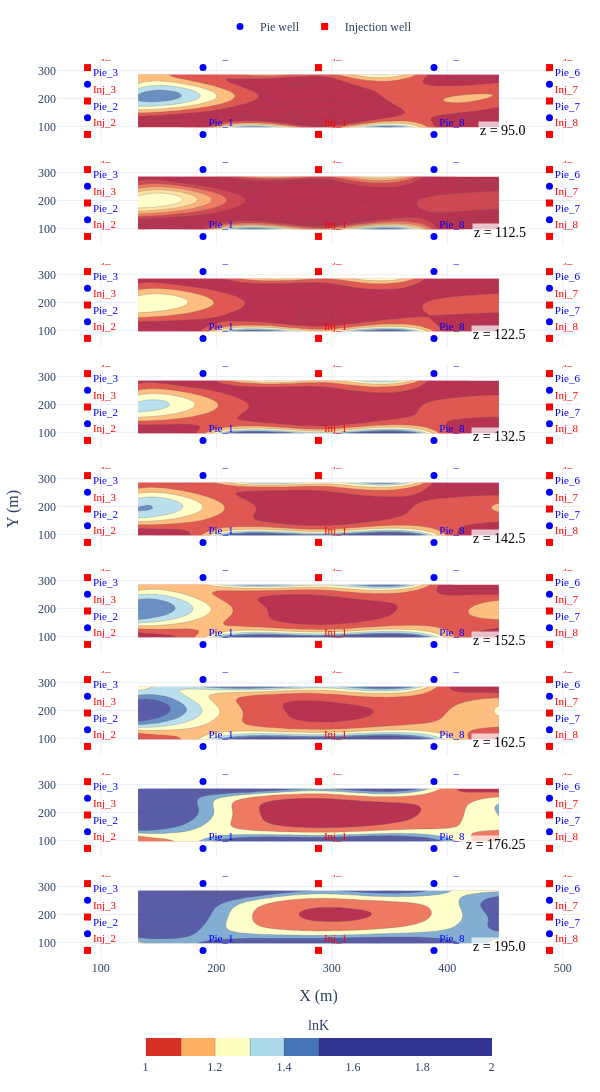

Notebook source saved alongside this figure:
### Markdown cell above
### 2D slice contour plot prior information

### Code cell
fig = plot_all_contours(df_prior_core, f'iter_{iter}', [1, 2], 15, (600, 3600))
# fig = plot_all_contours(df_prior, 'log_K', [-1, 1], 15, (600, 4800))

### Figure 1 — Plotly figure (JSON) as saved in the notebook; plotly's stock layout.template omitted (floating-point values rounded to 4 significant figures; data arrays with more than 128 entries replaced by an {"elided": "..."} marker saying what was removed)
{"data": [{"coloraxis": "coloraxis", "colorscale": [[0, "rgb(49,54,149)"], [0.1, "rgb(69,117,180)"], [0.2, "rgb(116,173,209)"], [0.3, "rgb(171,217,233)"], [0.4, "rgb(224,243,248)"], [0.5, "rgb(255,255,191)"], [0.6, "rgb(254,224,144)"], [0.7, "rgb(253,174,97)"], [0.8, "rgb(244,109,67)"], [0.9, "rgb(215,48,39)"], [1, "rgb(165,0,38)"]], "line": {"color": "#333333", "width": 0.25}, "ncontours": 15, "opacity": 0.8, "showscale": false, "type": "contour", "x": [132.2, 139.8, 147.2, 154.8, 162.2, 169.8, 177.2, 184.8, 192.2, 199.8, 207.2, 214.8, 222.2, 229.8, 237.2, 244.8, 252.2, 259.8, 267.2, 274.0, 280.0, 285.8, 291.2, 297.0, 303.0, 309.8, 317.2, 324.8, 332.2, 339.8, 347.2, 354.8, 362.2, 369.8, 377.2, 384.8, 392.2, 399.8, 407.2, 414.8, 422.2, 429.8, 437.2, 444.8], "xaxis": "x", "y": [96.0, 104.8, 112.2, 119.8, 127.2, 134.8, 142.2, 149.8, 157.2, 164.8, 172.2, 179.8, 187.2, 194.8, 202.2, 209.8, 217.2, 224.8, 232.2, 239.8, 247.2, 254.8, 262.2, 269.8, 277.2, 286.0], "yaxis": "y", "z": {"elided": "26x44 float values"}, "zmax": 2, "zmin": 1}, {"marker": {"color": "blue", "size": 7, "symbol": "circle"}, "mode": "markers+text", "name": "Pie well", "showlegend": true, "text": ["Pie_1", "Pie_2", "Pie_3", "Pie_4", "Pie_5", "Pie_6", "Pie_7", "Pie_8"], "textfont": {"color": "blue", "family": "Times New Roman", "size": 11}, "textposition": "top right", "type": "scatter", "x": [188.5, 88.5, 88.5, 188.5, 388.5, 488.5, 488.5, 388.5], "xaxis": "x", "y": [71, 131, 251, 311, 311, 251, 131, 71], "yaxis": "y"}, {"marker": {"color": "red", "size": 7, "symbol": "square"}, "mode": "markers+text", "name": "Injection well", "showlegend": true, "text": ["Inj_1", "Inj_2", "Inj_3", "Inj_4", "Inj_5", "Inj_6", "Inj_7", "Inj_8"], "textfont": {"color": "red", "family": "Times New Roman", "size": 11}, "textposition": "top right", "type": "scatter", "x": [288.5, 88.5, 88.5, 88.5, 288.5, 488.5, 488.5, 488.5], "xaxis": "x", "y": [71, 71, 191, 311, 311, 311, 191, 71], "yaxis": "y"}, {"coloraxis": "coloraxis", "colorscale": [[0, "rgb(49,54,149)"], [0.1, "rgb(69,117,180)"], [0.2, "rgb(116,173,209)"], [0.3, "rgb(171,217,233)"], [0.4, "rgb(224,243,248)"], [0.5, "rgb(255,255,191)"], [0.6, "rgb(254,224,144)"], [0.7, "rgb(253,174,97)"], [0.8, "rgb(244,109,67)"], [0.9, "rgb(215,48,39)"], [1, "rgb(165,0,38)"]], "line": {"color": "#333333", "width": 0.25}, "ncontours": 15, "opacity": 0.8, "showscale": false, "type": "contour", "x": [132.2, 139.8, 147.2, 154.8, 162.2, 169.8, 177.2, 184.8, 192.2, 199.8, 207.2, 214.8, 222.2, 229.8, 237.2, 244.8, 252.2, 259.8, 267.2, 274.0, 280.0, 285.8, 291.2, 297.0, 303.0, 309.8, 317.2, 324.8, 332.2, 339.8, 347.2, 354.8, 362.2, 369.8, 377.2, 384.8, 392.2, 399.8, 407.2, 414.8, 422.2, 429.8, 437.2, 444.8], "xaxis": "x2", "y": [96.0, 104.8, 112.2, 119.8, 127.2, 134.8, 142.2, 149.8, 157.2, 164.8, 172.2, 179.8, 187.2, 194.8, 202.2, 209.8, 217.2, 224.8, 232.2, 239.8, 247.2, 254.8, 262.2, 269.8, 277.2, 286.0], "yaxis": "y2", "z": {"elided": "26x44 float values"}, "zmax": 2, "zmin": 1}, {"marker": {"color": "blue", "size": 7, "symbol": "circle"}, "mode": "markers+text", "name": "Pie well", "showlegend": false, "text": ["Pie_1", "Pie_2", "Pie_3", "Pie_4", "Pie_5", "Pie_6", "Pie_7", "Pie_8"], "textfont": {"color": "blue", "family": "Times New Roman", "size": 11}, "textposition": "top right", "type": "scatter", "x": [188.5, 88.5, 88.5, 188.5, 388.5, 488.5, 488.5, 388.5], "xaxis": "x2", "y": [71, 131, 251, 311, 311, 251, 131, 71], "yaxis": "y2"}, {"marker": {"color": "red", "size": 7, "symbol": "square"}, "mode": "markers+text", "name": "Injection well", "showlegend": false, "text": ["Inj_1", "Inj_2", "Inj_3", "Inj_4", "Inj_5", "Inj_6", "Inj_7", "Inj_8"], "textfont": {"color": "red", "family": "Times New Roman", "size": 11}, "textposition": "top right", "type": "scatter", "x": [288.5, 88.5, 88.5, 88.5, 288.5, 488.5, 488.5, 488.5], "xaxis": "x2", "y": [71, 71, 191, 311, 311, 311, 191, 71], "yaxis": "y2"}, {"coloraxis": "coloraxis", "colorscale": [[0, "rgb(49,54,149)"], [0.1, "rgb(69,117,180)"], [0.2, "rgb(116,173,209)"], [0.3, "rgb(171,217,233)"], [0.4, "rgb(224,243,248)"], [0.5, "rgb(255,255,191)"], [0.6, "rgb(254,224,144)"], [0.7, "rgb(253,174,97)"], [0.8, "rgb(244,109,67)"], [0.9, "rgb(215,48,39)"], [1, "rgb(165,0,38)"]], "line": {"color": "#333333", "width": 0.25}, "ncontours": 15, "opacity": 0.8, "showscale": false, "type": "contour", "x": [132.2, 139.8, 147.2, 154.8, 162.2, 169.8, 177.2, 184.8, 192.2, 199.8, 207.2, 214.8, 222.2, 229.8, 237.2, 244.8, 252.2, 259.8, 267.2, 274.0, 280.0, 285.8, 291.2, 297.0, 303.0, 309.8, 317.2, 324.8, 332.2, 339.8, 347.2, 354.8, 362.2, 369.8, 377.2, 384.8, 392.2, 399.8, 407.2, 414.8, 422.2, 429.8, 437.2, 444.8], "xaxis": "x3", "y": [96.0, 104.8, 112.2, 119.8, 127.2, 134.8, 142.2, 149.8, 157.2, 164.8, 172.2, 179.8, 187.2, 194.8, 202.2, 209.8, 217.2, 224.8, 232.2, 239.8, 247.2, 254.8, 262.2, 269.8, 277.2, 286.0], "yaxis": "y3", "z": {"elided": "26x44 float values"}, "zmax": 2, "zmin": 1}, {"marker": {"color": "blue", "size": 7, "symbol": "circle"}, "mode": "markers+text", "name": "Pie well", "showlegend": false, "text": ["Pie_1", "Pie_2", "Pie_3", "Pie_4", "Pie_5", "Pie_6", "Pie_7", "Pie_8"], "textfont": {"color": "blue", "family": "Times New Roman", "size": 11}, "textposition": "top right", "type": "scatter", "x": [188.5, 88.5, 88.5, 188.5, 388.5, 488.5, 488.5, 388.5], "xaxis": "x3", "y": [71, 131, 251, 311, 311, 251, 131, 71], "yaxis": "y3"}, {"marker": {"color": "red", "size": 7, "symbol": "square"}, "mode": "markers+text", "name": "Injection well", "showlegend": false, "text": ["Inj_1", "Inj_2", "Inj_3", "Inj_4", "Inj_5", "Inj_6", "Inj_7", "Inj_8"], "textfont": {"color": "red", "family": "Times New Roman", "size": 11}, "textposition": "top right", "type": "scatter", "x": [288.5, 88.5, 88.5, 88.5, 288.5, 488.5, 488.5, 488.5], "xaxis": "x3", "y": [71, 71, 191, 311, 311, 311, 191, 71], "yaxis": "y3"}, {"coloraxis": "coloraxis", "colorscale": [[0, "rgb(49,54,149)"], [0.1, "rgb(69,117,180)"], [0.2, "rgb(116,173,209)"], [0.3, "rgb(171,217,233)"], [0.4, "rgb(224,243,248)"], [0.5, "rgb(255,255,191)"], [0.6, "rgb(254,224,144)"], [0.7, "rgb(253,174,97)"], [0.8, "rgb(244,109,67)"], [0.9, "rgb(215,48,39)"], [1, "rgb(165,0,38)"]], "line": {"color": "#333333", "width": 0.25}, "ncontours": 15, "opacity": 0.8, "showscale": false, "type": "contour", "x": [132.2, 139.8, 147.2, 154.8, 162.2, 169.8, 177.2, 184.8, 192.2, 199.8, 207.2, 214.8, 222.2, 229.8, 237.2, 244.8, 252.2, 259.8, 267.2, 274.0, 280.0, 285.8, 291.2, 297.0, 303.0, 309.8, 317.2, 324.8, 332.2, 339.8, 347.2, 354.8, 362.2, 369.8, 377.2, 384.8, 392.2, 399.8, 407.2, 414.8, 422.2, 429.8, 437.2, 444.8], "xaxis": "x4", "y": [96.0, 104.8, 112.2, 119.8, 127.2, 134.8, 142.2, 149.8, 157.2, 164.8, 172.2, 179.8, 187.2, 194.8, 202.2, 209.8, 217.2, 224.8, 232.2, 239.8, 247.2, 254.8, 262.2, 269.8, 277.2, 286.0], "yaxis": "y4", "z": {"elided": "26x44 float values"}, "zmax": 2, "zmin": 1}, {"marker": {"color": "blue", "size": 7, "symbol": "circle"}, "mode": "markers+text", "name": "Pie well", "showlegend": false, "text": ["Pie_1", "Pie_2", "Pie_3", "Pie_4", "Pie_5", "Pie_6", "Pie_7", "Pie_8"], "textfont": {"color": "blue", "family": "Times New Roman", "size": 11}, "textposition": "top right", "type": "scatter", "x": [188.5, 88.5, 88.5, 188.5, 388.5, 488.5, 488.5, 388.5], "xaxis": "x4", "y": [71, 131, 251, 311, 311, 251, 131, 71], "yaxis": "y4"}, {"marker": {"color": "red", "size": 7, "symbol": "square"}, "mode": "markers+text", "name": "Injection well", "showlegend": false, "text": ["Inj_1", "Inj_2", "Inj_3", "Inj_4", "Inj_5", "Inj_6", "Inj_7", "Inj_8"], "textfont": {"color": "red", "family": "Times New Roman", "size": 11}, "textposition": "top right", "type": "scatter", "x": [288.5, 88.5, 88.5, 88.5, 288.5, 488.5, 488.5, 488.5], "xaxis": "x4", "y": [71, 71, 191, 311, 311, 311, 191, 71], "yaxis": "y4"}, {"coloraxis": "coloraxis", "colorscale": [[0, "rgb(49,54,149)"], [0.1, "rgb(69,117,180)"], [0.2, "rgb(116,173,209)"], [0.3, "rgb(171,217,233)"], [0.4, "rgb(224,243,248)"], [0.5, "rgb(255,255,191)"], [0.6, "rgb(254,224,144)"], [0.7, "rgb(253,174,97)"], [0.8, "rgb(244,109,67)"], [0.9, "rgb(215,48,39)"], [1, "rgb(165,0,38)"]], "line": {"color": "#333333", "width": 0.25}, "ncontours": 15, "opacity": 0.8, "showscale": false, "type": "contour", "x": [132.2, 139.8, 147.2, 154.8, 162.2, 169.8, 177.2, 184.8, 192.2, 199.8, 207.2, 214.8, 222.2, 229.8, 237.2, 244.8, 252.2, 259.8, 267.2, 274.0, 280.0, 285.8, 291.2, 297.0, 303.0, 309.8, 317.2, 324.8, 332.2, 339.8, 347.2, 354.8, 362.2, 369.8, 377.2, 384.8, 392.2, 399.8, 407.2, 414.8, 422.2, 429.8, 437.2, 444.8], "xaxis": "x5", "y": [96.0, 104.8, 112.2, 119.8, 127.2, 134.8, 142.2, 149.8, 157.2, 164.8, 172.2, 179.8, 187.2, 194.8, 202.2, 209.8, 217.2, 224.8, 232.2, 239.8, 247.2, 254.8, 262.2, 269.8, 277.2, 286.0], "yaxis": "y5", "z": {"elided": "26x44 float values"}, "zmax": 2, "zmin": 1}, {"marker": {"color": "blue", "size": 7, "symbol": "circle"}, "mode": "markers+text", "name": "Pie well", "showlegend": false, "text": ["Pie_1", "Pie_2", "Pie_3", "Pie_4", "Pie_5", "Pie_6", "Pie_7", "Pie_8"], "textfont": {"color": "blue", "family": "Times New Roman", "size": 11}, "textposition": "top right", "type": "scatter", "x": [188.5, 88.5, 88.5, 188.5, 388.5, 488.5, 488.5, 388.5], "xaxis": "x5", "y": [71, 131, 251, 311, 311, 251, 131, 71], "yaxis": "y5"}, {"marker": {"color": "red", "size": 7, "symbol": "square"}, "mode": "markers+text", "name": "Injection well", "showlegend": false, "text": ["Inj_1", "Inj_2", "Inj_3", "Inj_4", "Inj_5", "Inj_6", "Inj_7", "Inj_8"], "textfont": {"color": "red", "family": "Times New Roman", "size": 11}, "textposition": "top right", "type": "scatter", "x": [288.5, 88.5, 88.5, 88.5, 288.5, 488.5, 488.5, 488.5], "xaxis": "x5", "y": [71, 71, 191, 311, 311, 311, 191, 71], "yaxis": "y5"}, {"coloraxis": "coloraxis", "colorscale": [[0, "rgb(49,54,149)"], [0.1, "rgb(69,117,180)"], [0.2, "rgb(116,173,209)"], [0.3, "rgb(171,217,233)"], [0.4, "rgb(224,243,248)"], [0.5, "rgb(255,255,191)"], [0.6, "rgb(254,224,144)"], [0.7, "rgb(253,174,97)"], [0.8, "rgb(244,109,67)"], [0.9, "rgb(215,48,39)"], [1, "rgb(165,0,38)"]], "line": {"color": "#333333", "width": 0.25}, "ncontours": 15, "opacity": 0.8, "showscale": false, "type": "contour", "x": [132.2, 139.8, 147.2, 154.8, 162.2, 169.8, 177.2, 184.8, 192.2, 199.8, 207.2, 214.8, 222.2, 229.8, 237.2, 244.8, 252.2, 259.8, 267.2, 274.0, 280.0, 285.8, 291.2, 297.0, 303.0, 309.8, 317.2, 324.8, 332.2, 339.8, 347.2, 354.8, 362.2, 369.8, 377.2, 384.8, 392.2, 399.8, 407.2, 414.8, 422.2, 429.8, 437.2, 444.8], "xaxis": "x6", "y": [96.0, 104.8, 112.2, 119.8, 127.2, 134.8, 142.2, 149.8, 157.2, 164.8, 172.2, 179.8, 187.2, 194.8, 202.2, 209.8, 217.2, 224.8, 232.2, 239.8, 247.2, 254.8, 262.2, 269.8, 277.2, 286.0], "yaxis": "y6", "z": {"elided": "26x44 float values"}, "zmax": 2, "zmin": 1}, {"marker": {"color": "blue", "size": 7, "symbol": "circle"}, "mode": "markers+text", "name": "Pie well", "showlegend": false, "text": ["Pie_1", "Pie_2", "Pie_3", "Pie_4", "Pie_5", "Pie_6", "Pie_7", "Pie_8"], "textfont": {"color": "blue", "family": "Times New Roman", "size": 11}, "textposition": "top right", "type": "scatter", "x": [188.5, 88.5, 88.5, 188.5, 388.5, 488.5, 488.5, 388.5], "xaxis": "x6", "y": [71, 131, 251, 311, 311, 251, 131, 71], "yaxis": "y6"}, {"marker": {"color": "red", "size": 7, "symbol": "square"}, "mode": "markers+text", "name": "Injection well", "showlegend": false, "text": ["Inj_1", "Inj_2", "Inj_3", "Inj_4", "Inj_5", "Inj_6", "Inj_7", "Inj_8"], "textfont": {"color": "red", "family": "Times New Roman", "size": 11}, "textposition": "top right", "type": "scatter", "x": [288.5, 88.5, 88.5, 88.5, 288.5, 488.5, 488.5, 488.5], "xaxis": "x6", "y": [71, 71, 191, 311, 311, 311, 191, 71], "yaxis": "y6"}, {"coloraxis": "coloraxis", "colorscale": [[0, "rgb(49,54,149)"], [0.1, "rgb(69,117,180)"], [0.2, "rgb(116,173,209)"], [0.3, "rgb(171,217,233)"], [0.4, "rgb(224,243,248)"], [0.5, "rgb(255,255,191)"], [0.6, "rgb(254,224,144)"], [0.7, "rgb(253,174,97)"], [0.8, "rgb(244,109,67)"], [0.9, "rgb(215,48,39)"], [1, "rgb(165,0,38)"]], "line": {"color": "#333333", "width": 0.25}, "ncontours": 15, "opacity": 0.8, "showscale": false, "type": "contour", "x": [132.2, 139.8, 147.2, 154.8, 162.2, 169.8, 177.2, 184.8, 192.2, 199.8, 207.2, 214.8, 222.2, 229.8, 237.2, 244.8, 252.2, 259.8, 267.2, 274.0, 280.0, 285.8, 291.2, 297.0, 303.0, 309.8, 317.2, 324.8, 332.2, 339.8, 347.2, 354.8, 362.2, 369.8, 377.2, 384.8, 392.2, 399.8, 407.2, 414.8, 422.2, 429.8, 437.2, 444.8], "xaxis": "x7", "y": [96.0, 104.8, 112.2, 119.8, 127.2, 134.8, 142.2, 149.8, 157.2, 164.8, 172.2, 179.8, 187.2, 194.8, 202.2, 209.8, 217.2, 224.8, 232.2, 239.8, 247.2, 254.8, 262.2, 269.8, 277.2, 286.0], "yaxis": "y7", "z": {"elided": "26x44 float values"}, "zmax": 2, "zmin": 1}, {"marker": {"color": "blue", "size": 7, "symbol": "circle"}, "mode": "markers+text", "name": "Pie well", "showlegend": false, "text": ["Pie_1", "Pie_2", "Pie_3", "Pie_4", "Pie_5", "Pie_6", "Pie_7", "Pie_8"], "textfont": {"color": "blue", "family": "Times New Roman", "size": 11}, "textposition": "top right", "type": "scatter", "x": [188.5, 88.5, 88.5, 188.5, 388.5, 488.5, 488.5, 388.5], "xaxis": "x7", "y": [71, 131, 251, 311, 311, 251, 131, 71], "yaxis": "y7"}, {"marker": {"color": "red", "size": 7, "symbol": "square"}, "mode": "markers+text", "name": "Injection well", "showlegend": false, "text": ["Inj_1", "Inj_2", "Inj_3", "Inj_4", "Inj_5", "Inj_6", "Inj_7", "Inj_8"], "textfont": {"color": "red", "family": "Times New Roman", "size": 11}, "textposition": "top right", "type": "scatter", "x": [288.5, 88.5, 88.5, 88.5, 288.5, 488.5, 488.5, 488.5], "xaxis": "x7", "y": [71, 71, 191, 311, 311, 311, 191, 71], "yaxis": "y7"}, {"coloraxis": "coloraxis", "colorscale": [[0, "rgb(49,54,149)"], [0.1, "rgb(69,117,180)"], [0.2, "rgb(116,173,209)"], [0.3, "rgb(171,217,233)"], [0.4, "rgb(224,243,248)"], [0.5, "rgb(255,255,191)"], [0.6, "rgb(254,224,144)"], [0.7, "rgb(253,174,97)"], [0.8, "rgb(244,109,67)"], [0.9, "rgb(215,48,39)"], [1, "rgb(165,0,38)"]], "line": {"color": "#333333", "width": 0.25}, "ncontours": 15, "opacity": 0.8, "showscale": false, "type": "contour", "x": [132.2, 139.8, 147.2, 154.8, 162.2, 169.8, 177.2, 184.8, 192.2, 199.8, 207.2, 214.8, 222.2, 229.8, 237.2, 244.8, 252.2, 259.8, 267.2, 274.0, 280.0, 285.8, 291.2, 297.0, 303.0, 309.8, 317.2, 324.8, 332.2, 339.8, 347.2, 354.8, 362.2, 369.8, 377.2, 384.8, 392.2, 399.8, 407.2, 414.8, 422.2, 429.8, 437.2, 444.8], "xaxis": "x8", "y": [96.0, 104.8, 112.2, 119.8, 127.2, 134.8, 142.2, 149.8, 157.2, 164.8, 172.2, 179.8, 187.2, 194.8, 202.2, 209.8, 217.2, 224.8, 232.2, 239.8, 247.2, 254.8, 262.2, 269.8, 277.2, 286.0], "yaxis": "y8", "z": {"elided": "26x44 float values"}, "zmax": 2, "zmin": 1}, {"marker": {"color": "blue", "size": 7, "symbol": "circle"}, "mode": "markers+text", "name": "Pie well", "showlegend": false, "text": ["Pie_1", "Pie_2", "Pie_3", "Pie_4", "Pie_5", "Pie_6", "Pie_7", "Pie_8"], "textfont": {"color": "blue", "family": "Times New Roman", "size": 11}, "textposition": "top right", "type": "scatter", "x": [188.5, 88.5, 88.5, 188.5, 388.5, 488.5, 488.5, 388.5], "xaxis": "x8", "y": [71, 131, 251, 311, 311, 251, 131, 71], "yaxis": "y8"}, {"marker": {"color": "red", "size": 7, "symbol": "square"}, "mode": "markers+text", "name": "Injection well", "showlegend": false, "text": ["Inj_1", "Inj_2", "Inj_3", "Inj_4", "Inj_5", "Inj_6", "Inj_7", "Inj_8"], "textfont": {"color": "red", "family": "Times New Roman", "size": 11}, "textposition": "top right", "type": "scatter", "x": [288.5, 88.5, 88.5, 88.5, 288.5, 488.5, 488.5, 488.5], "xaxis": "x8", "y": [71, 71, 191, 311, 311, 311, 191, 71], "yaxis": "y8"}, {"coloraxis": "coloraxis", "colorscale": [[0, "rgb(49,54,149)"], [0.1, "rgb(69,117,180)"], [0.2, "rgb(116,173,209)"], [0.3, "rgb(171,217,233)"], [0.4, "rgb(224,243,248)"], [0.5, "rgb(255,255,191)"], [0.6, "rgb(254,224,144)"], [0.7, "rgb(253,174,97)"], [0.8, "rgb(244,109,67)"], [0.9, "rgb(215,48,39)"], [1, "rgb(165,0,38)"]], "line": {"color": "#333333", "width": 0.25}, "ncontours": 15, "opacity": 0.8, "showscale": false, "type": "contour", "x": [132.2, 139.8, 147.2, 154.8, 162.2, 169.8, 177.2, 184.8, 192.2, 199.8, 207.2, 214.8, 222.2, 229.8, 237.2, 244.8, 252.2, 259.8, 267.2, 274.0, 280.0, 285.8, 291.2, 297.0, 303.0, 309.8, 317.2, 324.8, 332.2, 339.8, 347.2, 354.8, 362.2, 369.8, 377.2, 384.8, 392.2, 399.8, 407.2, 414.8, 422.2, 429.8, 437.2, 444.8], "xaxis": "x9", "y": [96.0, 104.8, 112.2, 119.8, 127.2, 134.8, 142.2, 149.8, 157.2, 164.8, 172.2, 179.8, 187.2, 194.8, 202.2, 209.8, 217.2, 224.8, 232.2, 239.8, 247.2, 254.8, 262.2, 269.8, 277.2, 286.0], "yaxis": "y9", "z": {"elided": "26x44 float values"}, "zmax": 2, "zmin": 1}, {"marker": {"color": "blue", "size": 7, "symbol": "circle"}, "mode": "markers+text", "name": "Pie well", "showlegend": false, "text": ["Pie_1", "Pie_2", "Pie_3", "Pie_4", "Pie_5", "Pie_6", "Pie_7", "Pie_8"], "textfont": {"color": "blue", "family": "Times New Roman", "size": 11}, "textposition": "top right", "type": "scatter", "x": [188.5, 88.5, 88.5, 188.5, 388.5, 488.5, 488.5, 388.5], "xaxis": "x9", "y": [71, 131, 251, 311, 311, 251, 131, 71], "yaxis": "y9"}, {"marker": {"color": "red", "size": 7, "symbol": "square"}, "mode": "markers+text", "name": "Injection well", "showlegend": false, "text": ["Inj_1", "Inj_2", "Inj_3", "Inj_4", "Inj_5", "Inj_6", "Inj_7", "Inj_8"], "textfont": {"color": "red", "family": "Times New Roman", "size": 11}, "textposition": "top right", "type": "scatter", "x": [288.5, 88.5, 88.5, 88.5, 288.5, 488.5, 488.5, 488.5], "xaxis": "x9", "y": [71, 71, 191, 311, 311, 311, 191, 71], "yaxis": "y9"}], "layout": {"annotations": [{"bgcolor": "rgba(255,255,255,0.7)", "font": {"color": "black", "family": "Times New Roman", "size": 14}, "showarrow": false, "text": "z = 95.0", "x": 0.9, "xanchor": "right", "xref": "paper", "y": 0.03, "yanchor": "bottom", "yref": "y domain"}, {"bgcolor": "rgba(255,255,255,0.7)", "font": {"color": "black", "family": "Times New Roman", "size": 14}, "showarrow": false, "text": "z = 112.5", "x": 0.9, "xanchor": "right", "xref": "paper", "y": 0.03, "yanchor": "bottom", "yref": "y2 domain"}, {"bgcolor": "rgba(255,255,255,0.7)", "font": {"color": "black", "family": "Times New Roman", "size": 14}, "showarrow": false, "text": "z = 122.5", "x": 0.9, "xanchor": "right", "xref": "paper", "y": 0.03, "yanchor": "bottom", "yref": "y3 domain"}, {"bgcolor": "rgba(255,255,255,0.7)", "font": {"color": "black", "family": "Times New Roman", "size": 14}, "showarrow": false, "text": "z = 132.5", "x": 0.9, "xanchor": "right", "xref": "paper", "y": 0.03, "yanchor": "bottom", "yref": "y4 domain"}, {"bgcolor": "rgba(255,255,255,0.7)", "font": {"color": "black", "family": "Times New Roman", "size": 14}, "showarrow": false, "text": "z = 142.5", "x": 0.9, "xanchor": "right", "xref": "paper", "y": 0.03, "yanchor": "bottom", "yref": "y5 domain"}, {"bgcolor": "rgba(255,255,255,0.7)", "font": {"color": "black", "family": "Times New Roman", "size": 14}, "showarrow": false, "text": "z = 152.5", "x": 0.9, "xanchor": "right", "xref": "paper", "y": 0.03, "yanchor": "bottom", "yref": "y6 domain"}, {"bgcolor": "rgba(255,255,255,0.7)", "font": {"color": "black", "family": "Times New Roman", "size": 14}, "showarrow": false, "text": "z = 162.5", "x": 0.9, "xanchor": "right", "xref": "paper", "y": 0.03, "yanchor": "bottom", "yref": "y7 domain"}, {"bgcolor": "rgba(255,255,255,0.7)", "font": {"color": "black", "family": "Times New Roman", "size": 14}, "showarrow": false, "text": "z = 176.25", "x": 0.9, "xanchor": "right", "xref": "paper", "y": 0.03, "yanchor": "bottom", "yref": "y8 domain"}, {"bgcolor": "rgba(255,255,255,0.7)", "font": {"color": "black", "family": "Times New Roman", "size": 14}, "showarrow": false, "text": "z = 195.0", "x": 0.9, "xanchor": "right", "xref": "paper", "y": 0.03, "yanchor": "bottom", "yref": "y9 domain"}], "coloraxis": {"cmax": 2, "cmin": 1, "colorbar": {"len": 0.7, "orientation": "h", "outlinewidth": 0, "thickness": 18, "tickfont": {"family": "Times New Roman", "size": 12}, "title": {"side": "top", "text": "lnK"}, "x": 0.5, "xanchor": "center", "y": -0.06, "yanchor": "top"}, "colorscale": [[0, "rgb(165,0,38)"], [0.1, "rgb(215,48,39)"], [0.2, "rgb(244,109,67)"], [0.3, "rgb(253,174,97)"], [0.4, "rgb(254,224,144)"], [0.5, "rgb(255,255,191)"], [0.6, "rgb(224,243,248)"], [0.7, "rgb(171,217,233)"], [0.8, "rgb(116,173,209)"], [0.9, "rgb(69,117,180)"], [1, "rgb(49,54,149)"]]}, "font": {"family": "Times New Roman"}, "height": 3600, "legend": {"orientation": "h", "x": 0.5, "xanchor": "center", "y": 1.02, "yanchor": "bottom"}, "margin": {"b": 60, "l": 20, "r": 20, "t": 20}, "width": 600, "xaxis": {"anchor": "y", "domain": [0, 1], "matches": "x9", "showticklabels": false, "tickfont": {"family": "Times New Roman", "size": 12}, "title": {"font": {"family": "Times New Roman", "size": 16}, "text": ""}}, "xaxis2": {"anchor": "y2", "domain": [0, 1], "matches": "x9", "showticklabels": false, "tickfont": {"family": "Times New Roman", "size": 12}, "title": {"font": {"family": "Times New Roman", "size": 16}, "text": ""}}, "xaxis3": {"anchor": "y3", "domain": [0, 1], "matches": "x9", "showticklabels": false, "tickfont": {"family": "Times New Roman", "size": 12}, "title": {"font": {"family": "Times New Roman", "size": 16}, "text": ""}}, "xaxis4": {"anchor": "y4", "domain": [0, 1], "matches": "x9", "showticklabels": false, "tickfont": {"family": "Times New Roman", "size": 12}, "title": {"font": {"family": "Times New Roman", "size": 16}, "text": ""}}, "xaxis5": {"anchor": "y5", "domain": [0, 1], "matches": "x9", "showticklabels": false, "tickfont": {"family": "Times New Roman", "size": 12}, "title": {"font": {"family": "Times New Roman", "size": 16}, "text": ""}}, "xaxis6": {"anchor": "y6", "domain": [0, 1], "matches": "x9", "showticklabels": false, "tickfont": {"family": "Times New Roman", "size": 12}, "title": {"font": {"family": "Times New Roman", "size": 16}, "text": ""}}, "xaxis7": {"anchor": "y7", "domain": [0, 1], "matches": "x9", "showticklabels": false, "tickfont": {"family": "Times New Roman", "size": 12}, "title": {"font": {"family": "Times New Roman", "size": 16}, "text": ""}}, "xaxis8": {"anchor": "y8", "domain": [0, 1], "matches": "x9", "showticklabels": false, "tickfont": {"family": "Times New Roman", "size": 12}, "title": {"font": {"family": "Times New Roman", "size": 16}, "text": ""}}, "xaxis9": {"anchor": "y9", "domain": [0, 1], "tickfont": {"family": "Times New Roman", "size": 12}, "title": {"font": {"family": "Times New Roman", "size": 16}, "text": "X (m)"}}, "yaxis": {"anchor": "x", "domain": [0.9067, 1], "tickfont": {"family": "Times New Roman", "size": 12}, "title": {"font": {"family": "Times New Roman", "size": 16}}}, "yaxis2": {"anchor": "x2", "domain": [0.7933, 0.8867], "tickfont": {"family": "Times New Roman", "size": 12}, "title": {"font": {"family": "Times New Roman", "size": 16}}}, "yaxis3": {"anchor": "x3", "domain": [0.68, 0.7733], "tickfont": {"family": "Times New Roman", "size": 12}, "title": {"font": {"family": "Times New Roman", "size": 16}}}, "yaxis4": {"anchor": "x4", "domain": [0.5667, 0.66], "tickfont": {"family": "Times New Roman", "size": 12}, "title": {"font": {"family": "Times New Roman", "size": 16}}}, "yaxis5": {"anchor": "x5", "domain": [0.4533, 0.5467], "tickfont": {"family": "Times New Roman", "size": 12}, "title": {"font": {"family": "Times New Roman", "size": 16}, "text": "Y (m)"}}, "yaxis6": {"anchor": "x6", "domain": [0.34, 0.4333], "tickfont": {"family": "Times New Roman", "size": 12}, "title": {"font": {"family": "Times New Roman", "size": 16}}}, "yaxis7": {"anchor": "x7", "domain": [0.2267, 0.32], "tickfont": {"family": "Times New Roman", "size": 12}, "title": {"font": {"family": "Times New Roman", "size": 16}}}, "yaxis8": {"anchor": "x8", "domain": [0.1133, 0.2067], "tickfont": {"family": "Times New Roman", "size": 12}, "title": {"font": {"family": "Times New Roman", "size": 16}}}, "yaxis9": {"anchor": "x9", "domain": [0, 0.09333], "tickfont": {"family": "Times New Roman", "size": 12}, "title": {"font": {"family": "Times New Roman", "size": 16}}}}}
